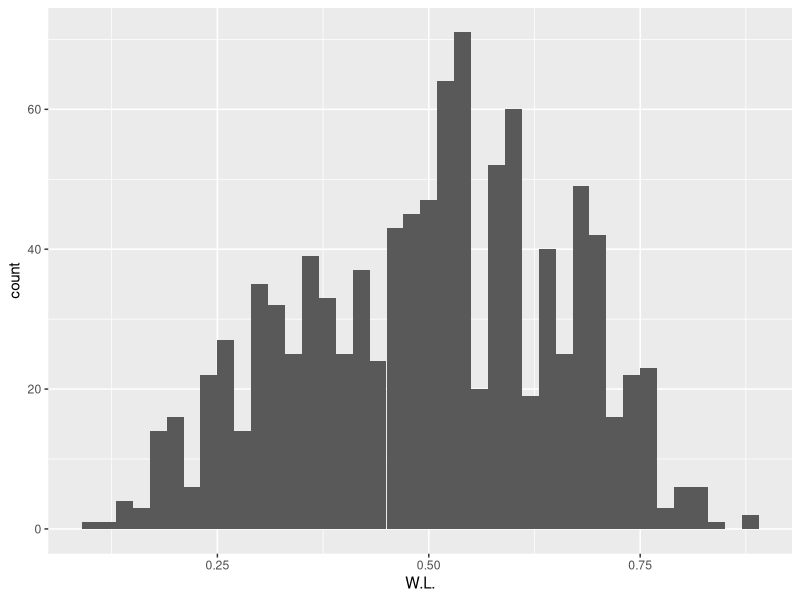
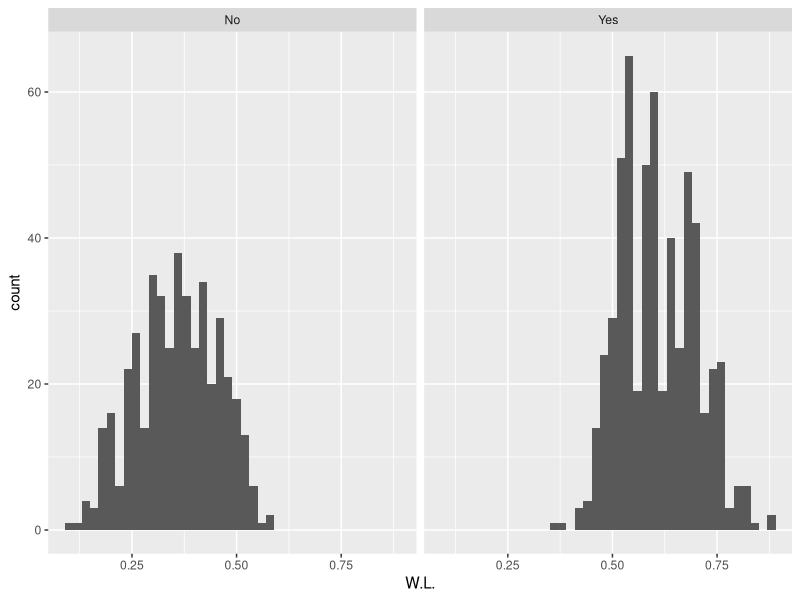
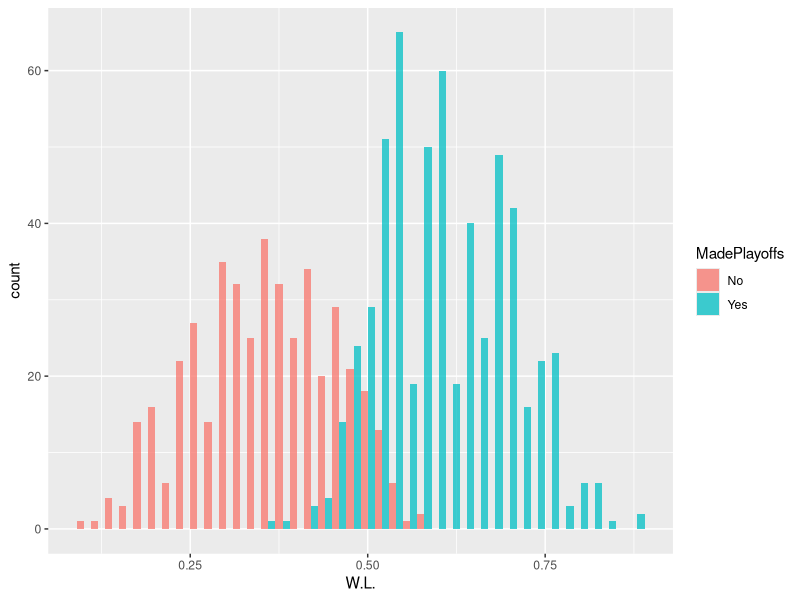
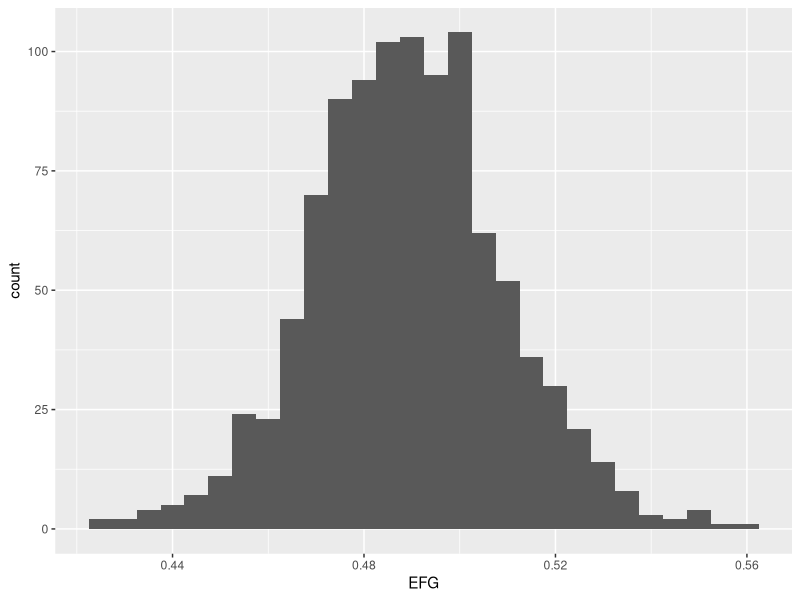
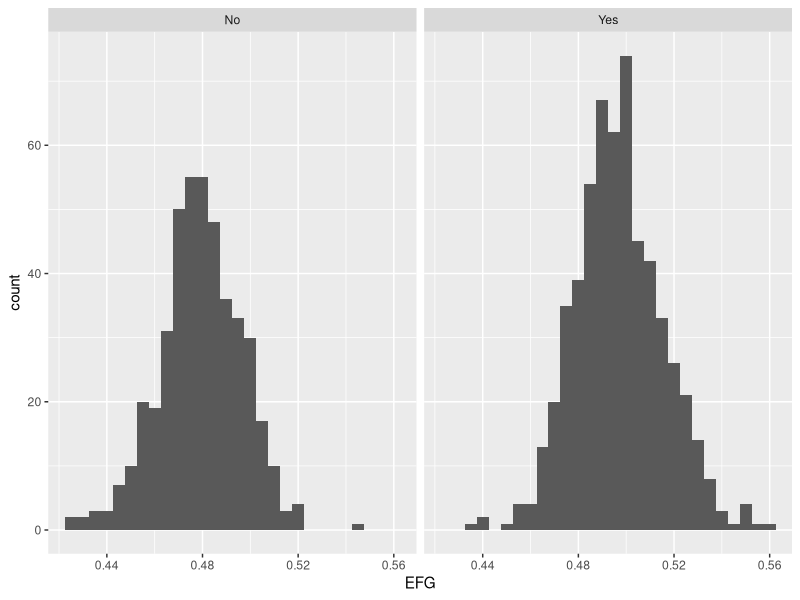
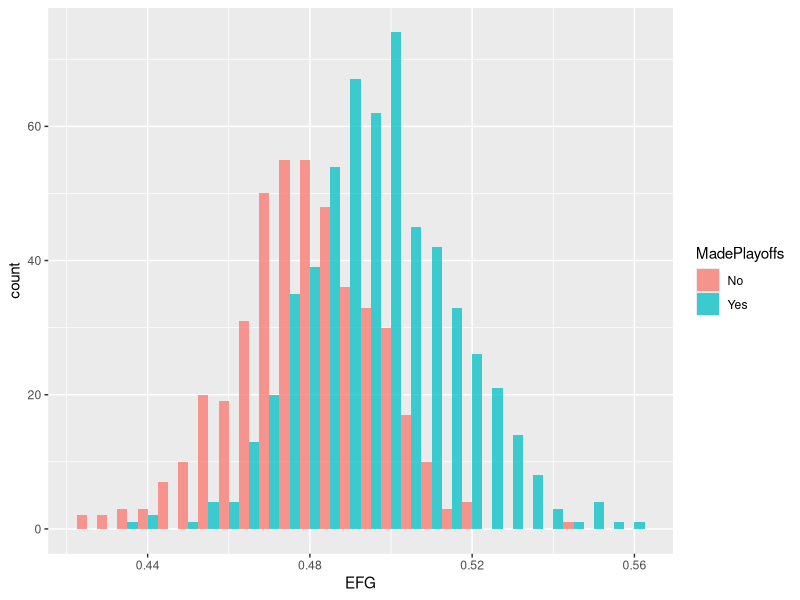
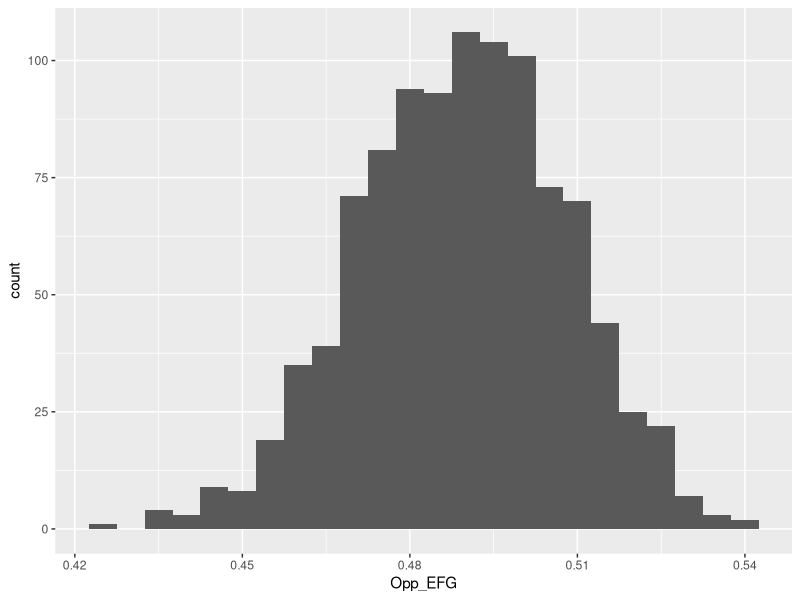
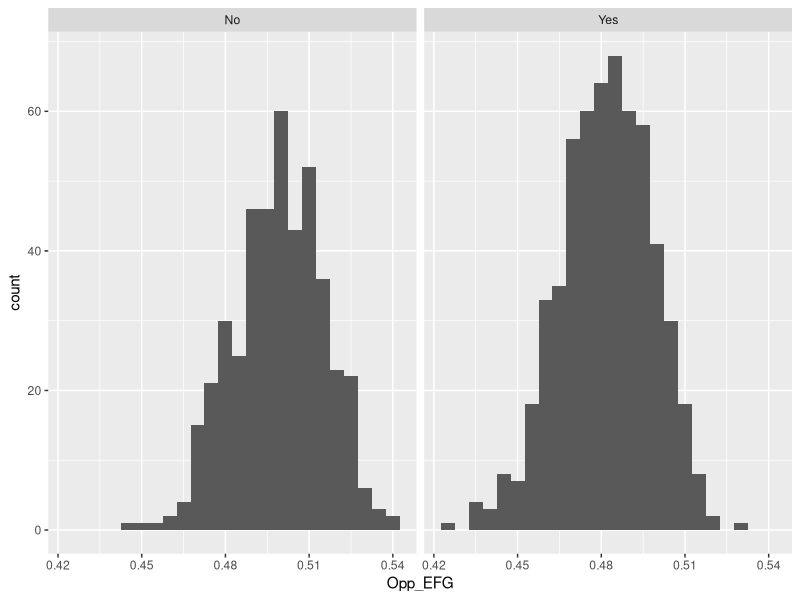

Source code (R) for these figures, in order:
## ---- chunk 1
#install.packages("ggplot2", dependencies = T, repos = "http://cran.us.r-project.org") 
#install.packages("knitr", dependencies = T, repos = "http://cran.us.r-project.org")
#install.packages("dplyr", dependencies = T, repos = "http://cran.us.r-project.org")

library(ggplot2)
library(dplyr)
library(corrplot)
library(memisc)
library(knitr)
## ---- chunk 2
# Load the Data
nba=read.csv("nba_data.csv")

nba$EFG_diff = nba$EFG - nba$Opp_EFG
nba$TTP_diff = nba$TTP - nba$DTTP
nba$RebRate_diff = nba$ORebRate - nba$DRebRate
nba$FTR_diff = nba$FTR - nba$OFTR
## ---- chunk 3
dim(nba)
names(nba)
str(nba)
levels(nba$Team)
levels(nba$MadePlayoffs)
levels(nba$Conference)
summary(nba)
## ---- chunk 4
ggplot(aes(x = `W.L.`), data = nba) +
  geom_histogram(binwidth = .02)
  
ggplot(aes(x = `W.L.`), data = nba) +
  geom_histogram(binwidth = .02) +
  facet_wrap(~MadePlayoffs)

ggplot(aes(x = `W.L.`,fill = MadePlayoffs), data = nba) +
  geom_histogram(binwidth = .02, position = 'dodge', alpha = .75)

by(nba$`W.L.`, nba$MadePlayoffs, summary)
## ---- chunk 5
ggplot(aes(x = EFG), data = nba) +
  geom_histogram(binwidth = .005)

summary(nba$EFG)

ggplot(aes(x = EFG), data = nba) +
  geom_histogram(binwidth = .005) +
  facet_wrap(~MadePlayoffs)

ggplot(aes(x = EFG,fill = MadePlayoffs), data = nba) +
  geom_histogram(binwidth = .005, position = 'dodge', alpha = .75)

by(nba$EFG, nba$MadePlayoffs, summary)
## ---- chunk 6
ggplot(aes(x = Opp_EFG), data = nba) +
  geom_histogram(binwidth = .005)

summary(nba$Opp_EFG)

ggplot(aes(x = Opp_EFG), data = nba) +
  geom_histogram(binwidth = .005) +
  facet_wrap(~MadePlayoffs)

ggplot(aes(x = Opp_EFG,fill = MadePlayoffs), data = nba) +
  geom_histogram(binwidth = .005, position = 'dodge', alpha = .75)

by(nba$Opp_EFG, nba$MadePlayoffs, summary)
## ---- chunk 7
ggplot(aes(x = EFG_diff), data = nba) +
  geom_histogram(binwidth = .005)

summary(nba$EFG_diff)

ggplot(aes(x = EFG_diff), data = nba) +
  geom_histogram(binwidth = .005) +
  facet_wrap(~MadePlayoffs)

ggplot(aes(x = EFG_diff,fill = MadePlayoffs), data = nba) +
  geom_histogram(binwidth = .005, position = 'dodge', alpha = .75)

by(nba$EFG_diff, nba$MadePlayoffs, summary)
## ---- chunk 8
ggplot(aes(x = TTP), data = nba) +
  geom_histogram(binwidth = .0025)

summary(nba$TTP)

ggplot(aes(x = TTP), data = nba) +
  geom_histogram(binwidth = .0025) +
  facet_wrap(~MadePlayoffs)

ggplot(aes(x = TTP,fill = MadePlayoffs), data = nba) +
  geom_histogram(binwidth = .0025, position = 'dodge', alpha = .75)

by(nba$TTP, nba$MadePlayoffs, summary)
## ---- chunk 9
ggplot(aes(x = DTTP), data = nba) +
  geom_histogram(binwidth = .0025)

summary(nba$DTTP)

ggplot(aes(x = DTTP), data = nba) +
  geom_histogram(binwidth = .0025) +
  facet_wrap(~MadePlayoffs)

ggplot(aes(x = DTTP,fill = MadePlayoffs), data = nba) +
  geom_histogram(binwidth = .0025, position = 'dodge', alpha = .75)

by(nba$DTTP, nba$MadePlayoffs, summary)
## ---- chunk 10
ggplot(aes(x = TTP_diff), data = nba) +
  geom_histogram(binwidth = .0025)

summary(nba$TTP_diff)

ggplot(aes(x = TTP_diff), data = nba) +
  geom_histogram(binwidth = .0025) +
  facet_wrap(~MadePlayoffs)

ggplot(aes(x = TTP_diff,fill = MadePlayoffs), data = nba) +
  geom_histogram(binwidth = .005, position = 'dodge', alpha = .75)

by(nba$TTP_diff, nba$MadePlayoffs, summary)
## ---- chunk 11
ggplot(aes(x = ORebRate), data = nba) +
  geom_histogram(binwidth = .005)

summary(nba$ORebRate)

ggplot(aes(x = ORebRate), data = nba) +
  geom_histogram(binwidth = .005) +
  facet_wrap(~MadePlayoffs)

ggplot(aes(x = ORebRate,fill = MadePlayoffs), data = nba) +
  geom_histogram(binwidth = .005, position = 'dodge', alpha = .75)

by(nba$ORebRate, nba$MadePlayoffs, summary)
## ---- chunk 12
ggplot(aes(x = DRebRate), data = nba) +
  geom_histogram(binwidth = .005)

summary(nba$DRebRate)

ggplot(aes(x = DRebRate), data = nba) +
  geom_histogram(binwidth = .005) +
  facet_wrap(~MadePlayoffs)

ggplot(aes(x = DRebRate,fill = MadePlayoffs), data = nba) +
  geom_histogram(binwidth = .005, position = 'dodge', alpha = .75)

by(nba$DRebRate, nba$MadePlayoffs, summary)
## ---- chunk 13
ggplot(aes(x = RebRate_diff), data = nba) +
  geom_histogram(binwidth = .005)

summary(nba$RebRate_diff)

ggplot(aes(x = RebRate_diff), data = nba) +
  geom_histogram(binwidth = .005) +
  facet_wrap(~MadePlayoffs)

ggplot(aes(x = RebRate_diff,fill = MadePlayoffs), data = nba) +
  geom_histogram(binwidth = .005, position = 'dodge', alpha = .75)

by(nba$RebRate_diff, nba$MadePlayoffs, summary)
## ---- chunk 14
ggplot(aes(x = FTR), data = nba) +
  geom_histogram(binwidth = .005)

summary(nba$FTR)

ggplot(aes(x = FTR), data = nba) +
  geom_histogram(binwidth = .005) +
  facet_wrap(~MadePlayoffs)

ggplot(aes(x = FTR,fill = MadePlayoffs), data = nba) +
  geom_histogram(binwidth = .005, position = 'dodge', alpha = .75)

by(nba$FTR, nba$MadePlayoffs, summary)
## ---- chunk 15
ggplot(aes(x = OFTR), data = nba) +
  geom_histogram(binwidth = .005)

summary(nba$OFTR)

ggplot(aes(x = OFTR), data = nba) +
  geom_histogram(binwidth = .005) +
  facet_wrap(~MadePlayoffs)

ggplot(aes(x = OFTR,fill = MadePlayoffs), data = nba) +
  geom_histogram(binwidth = .005, position = 'dodge', alpha = .75)

by(nba$OFTR, nba$MadePlayoffs, summary)
## ---- chunk 16
ggplot(aes(x = FTR_diff), data = nba) +
  geom_histogram(binwidth = .005)

summary(nba$FTR_diff)

ggplot(aes(x = FTR_diff), data = nba) +
  geom_histogram(binwidth = .005) +
  facet_wrap(~MadePlayoffs)

ggplot(aes(x = FTR_diff,fill = MadePlayoffs), data = nba) +
  geom_histogram(binwidth = .005, position = 'dodge', alpha = .75)

by(nba$FTR_diff, nba$MadePlayoffs, summary)
## ---- chunk 17
nba_num = dplyr::select(nba, `W.L.`, EFG:FTR_diff)

corrplot(cor(nba_num), bg = "gray1", method = "number")

## ---- chunk 18
ggplot(aes(x = EFG, y = `W.L.`), data = nba) +
  geom_point(alpha = .25) +
  stat_smooth(method="lm", se=FALSE)

cor(nba$`W.L.`, nba$EFG)

ggplot(aes(x = EFG, y = `W.L.`), data = nba) +
  geom_point(aes(color = MadePlayoffs), alpha = .25) +
  geom_smooth(aes(group = MadePlayoffs), method="lm")


## ---- chunk 19
ggplot(aes(x = Opp_EFG, y = `W.L.`), data = nba) +
  geom_point(alpha = .25) +
  stat_smooth(method="lm", se=FALSE)

cor(nba$`W.L.`, nba$Opp_EFG)

ggplot(aes(x = Opp_EFG, y = `W.L.`), data = nba) +
  geom_point(aes(color = MadePlayoffs), alpha = .25) +
  geom_smooth(aes(group = MadePlayoffs), method="lm")
## ---- chunk 20
ggplot(aes(x = EFG_diff, y = `W.L.`), data = nba) +
  geom_point(alpha = .25) +
  stat_smooth(method="lm", se=FALSE)

cor(nba$`W.L.`, nba$EFG_diff)

ggplot(aes(x = EFG_diff, y = `W.L.`), data = nba) +
  geom_point(aes(color = MadePlayoffs), alpha = .25) +
  geom_smooth(aes(group = MadePlayoffs), method="lm")
## ---- chunk 21
ggplot(aes(x = TTP, y = `W.L.`), data = nba) +
  geom_point(alpha = .25) +
  stat_smooth(method="lm", se=FALSE)

cor(nba$`W.L.`, nba$TTP)

ggplot(aes(x = TTP, y = `W.L.`), data = nba) +
  geom_point(aes(color = MadePlayoffs), alpha = .25) +
  geom_smooth(aes(group = MadePlayoffs), method="lm")
## ---- chunk 22
ggplot(aes(x = TTP_diff, y = `W.L.`), data = nba) +
  geom_point(alpha = .25) +
  stat_smooth(method="lm", se=FALSE)

cor(nba$`W.L.`, nba$TTP_diff)

ggplot(aes(x = TTP_diff, y = `W.L.`), data = nba) +
  geom_point(aes(color = MadePlayoffs), alpha = .25) +
  geom_smooth(aes(group = MadePlayoffs), method="lm")
## ---- chunk 23
ggplot(aes(x = FTR_diff, y = `W.L.`), data = nba) +
  geom_point(alpha = .25) +
  stat_smooth(method="lm", se=FALSE)

cor(nba$`W.L.`, nba$FTR_diff)

ggplot(aes(x = FTR_diff, y = `W.L.`), data = nba) +
  geom_point(aes(color = MadePlayoffs), alpha = .25) +
  geom_smooth(aes(group = MadePlayoffs), method="lm")
## ---- chunk 24
ggplot(aes(x = EFG, y = TTP), data = nba) +
  geom_point(alpha = .25) +
  stat_smooth(method="lm", se=FALSE)

cor(nba$TTP, nba$EFG)

ggplot(aes(x = EFG, y = TTP), data = nba) +
  geom_point(aes(color = MadePlayoffs), alpha = .25) +
  geom_smooth(aes(group = MadePlayoffs), method="lm")

ggplot(aes(x = EFG, y = `W.L.`), data = nba) +
  geom_point(aes(color = TTP), alpha = .5)
## ---- chunk 25
ggplot(aes(x = FTR, y = ORebRate), data = nba) +
  geom_point(alpha = .25) +
  stat_smooth(method="lm", se=FALSE)

cor(nba$FTR, nba$ORebRate)

ggplot(aes(x = FTR, y = ORebRate), data = nba) +
  geom_point(aes(color = MadePlayoffs), alpha = .25) +
  geom_smooth(aes(group = MadePlayoffs), method="lm")

ggplot(aes(x = FTR, y = `W.L.`), data = nba) +
  geom_point(aes(color = ORebRate), alpha = .5)
## ---- chunk 26
ggplot(aes(x = RebRate_diff, y = `W.L.`), data = nba) +
  geom_point(alpha = .5) +
  stat_smooth(method="lm", se=FALSE)

cor(nba$`W.L.`, nba$RebRate_diff)

ggplot(aes(x = RebRate_diff, y = `W.L.`), data = nba) +
  geom_point(aes(color = MadePlayoffs), alpha = .25) +
  geom_smooth(aes(group = MadePlayoffs), method="lm")
## ---- chunk 27
ggplot(aes(x = MadePlayoffs, y = `W.L.`), data = nba) +
  geom_boxplot()
## ---- chunk 28
ggplot(aes(x = Conference, y = `W.L.`), data = nba) +
  geom_boxplot()
## ---- chunk 29
m1 <- lm(`W.L.` ~ EFG_diff, data = nba)
m2 <- update(m1, ~ . + TTP_diff)
m3 <- update(m2, ~ . + RebRate_diff)
m4 <- update(m3, ~ . + FTR_diff)
mtable(m1, m2, m3, m4, sdigits = 2)
## ---- chunk 30
nba$hat_W.L. = predict(m4)
nba$prediction_error = nba$hat_W.L. - nba$`W.L.`

sum(abs(nba$prediction_error)) / length(nba$prediction_error)
## ---- chunk 31
ggplot(aes(x = `W.L.`,fill = MadePlayoffs), data = nba) +
  geom_histogram(binwidth = .02, position = 'dodge', alpha = .75) +
  xlab('Winning %') +
  ylab('Frequency') +
  ggtitle('Histogram of Winning %, Broken out by Playoff & Non-Playoff Teams')
## ---- chunk 32
ggplot(aes(x = EFG_diff, y = `W.L.`), data = nba) +
  geom_point(aes(color = MadePlayoffs), alpha = .25) +
  geom_smooth(aes(group = MadePlayoffs), method="lm") +
  xlab("EFG Difference (Team vs Opp)") +
  ylab('Winning %') +
  ggtitle('EFG Difference vs Winning %')
## ---- chunk 33
ggplot(aes(x = EFG, y = `W.L.`), data = nba) +
  geom_point(aes(color = TTP), alpha = .5) +
  xlab('Effective Field Goal %') +
  ylab('Winning %') +
  ggtitle('EFG vs Winning %, w/ TTP Factored Out')
